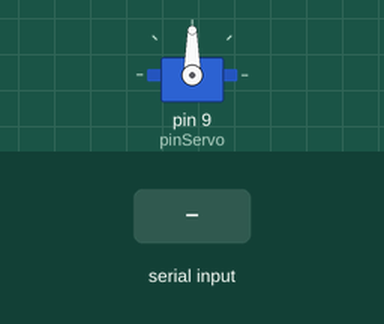
A sketch run on a simulated Arduino Uno, built with avr-gcc and run on an emulated ATmega328P. Parts: servo. The inputs (shaded band) are chosen by the test bench. What the sketch prints to the serial monitor is not drawn.

Above: at 1.2 s.
1.3 s: "90,45\n" received over Serial
At 1.9 s:
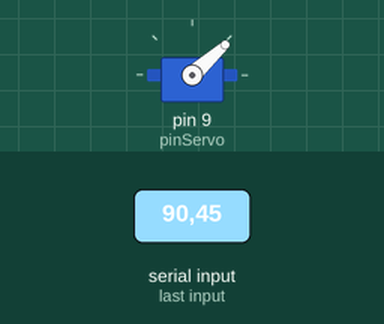
2.8 s: "30,150\n" received over Serial
At 3.1 s:
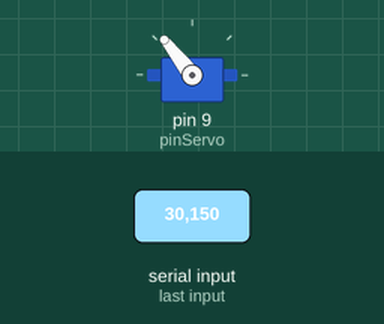
4.3 s: "5\n" received over Serial
At 5.5 s:
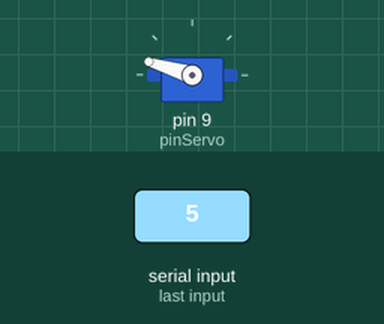
5.8 s: "90\n" received over Serial
At 7.0 s:
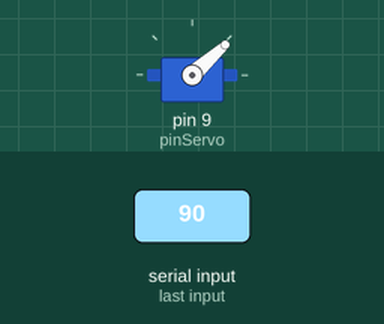
Timing chart, 0 to 8.3 s (numbered marks = the images above; inputs shaded):
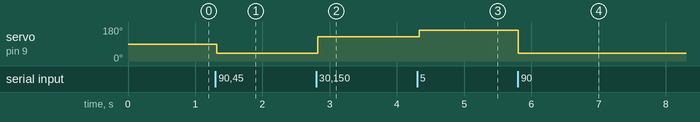

The sketch:

13_serwomechanizm_2.ino
```cpp
#include <Servo.h> //Biblioteka odpowiedzialna za serwa
#define pinServo 9
Servo serwomechanizm; //Tworzenie obiektu dzięki któremu można się odwołać do serwa

void setup() {
  serwomechanizm.attach(pinServo); //Podłączenie serwomechanizmu do pinu pinServo
  Serial.begin(9600); //Inicjalizacja protokołu komunikacji UART
  Serial.println("Wpisz liczbę od 0-100");
}

void loop() {
  String odebraneDane = ""; //Odebrane dane String z UART
  int daneInt = 0; //Przekształcone odebrane dane String z UART na dane int
  if (Serial.available() > 0) { //Czy Arduino odebrało dane
    odebraneDane = Serial.readStringUntil('\n'); //Jeśli tak to zapisz odebrane dane do zmiennej
    daneInt = odebraneDane.toInt(); // i zamień te dane na zmienną int
      if (daneInt <= 100 && daneInt >= 0) {
        byte pozycja = map(daneInt, 0, 100, 170, 27); //Skalowanie danych na gotową pozycję dla serwa dostosowaną do liczb na tarczy wskaźnika
        serwomechanizm.write(pozycja); //Ustawienie serwa na pozycję
      } else {
        Serial.println("Wpisz wartość od 0-100"); //Jeżeli nie wyślij komunikat
      }
  }
    delay(30); // opóźnienie dla stabilności
}
```

Measured:
- after the input at 1.3 s, servo on pin 9 (pinServo): 90° → 42° at once
- after the input at 2.8 s, servo on pin 9 (pinServo): 42° → 128° at once
- after the input at 4.3 s, servo on pin 9 (pinServo): 128° → 163° at once
- after the input at 5.8 s, servo on pin 9 (pinServo): 163° → 42° at once
